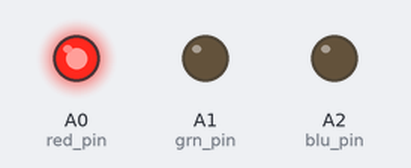
A sketch run on a simulated Arduino Uno, built with avr-gcc and run on an emulated ATmega328P. On the bench: output pins drawn as LEDs (lit = HIGH).

Above: at 0.2 s.
At 1.2 s:
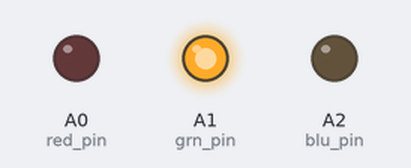
At 2.2 s:
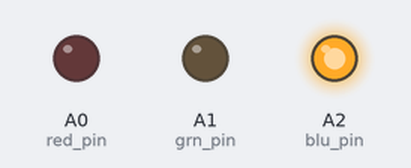
At 5.7 s:
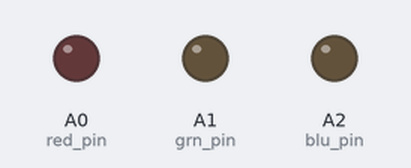
Timing chart, 0 to 6.9 s (numbered marks = the images above):
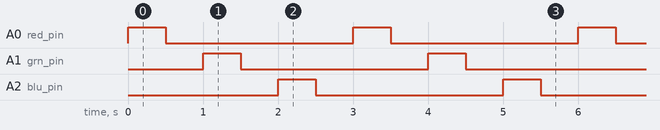

The sketch:

unit-tests.ino
```cpp
#include <Arduino.h>
#include <Wire.h>

int red_pin = A0;
int grn_pin = A1;
int blu_pin = A2;
bool first_run = true;
int cycle_count = 0;
//______________________________________________________________________________

void setup(){
  Wire.begin();

  Serial.begin(9600);
  pinMode(red_pin, OUTPUT);
  pinMode(grn_pin, OUTPUT);
  pinMode(blu_pin, OUTPUT);
}
//______________________________________________________________________________
void loop(){

  // initialize clock
  if (first_run == true) {
    first_run = false;
  }

  int on  = 0xFF;
  int off = 0x00;

  if (cycle_count % 3 == 0)
  {
    analogWrite(red_pin, on);
    analogWrite(grn_pin, 0);
    analogWrite(blu_pin, 0);
  }

  else if (cycle_count % 3 == 1)
  {
    analogWrite(red_pin, 0);
    analogWrite(grn_pin, on);
    analogWrite(blu_pin, 0);
  }

  else if (cycle_count % 3 == 2)
  {
    analogWrite(red_pin, 0);
    analogWrite(grn_pin, 0);
    analogWrite(blu_pin, on);
  }


  delay(500);

  analogWrite(red_pin, 0);
  analogWrite(grn_pin, 0);
  analogWrite(blu_pin, 0);

  delay(500);

  cycle_count++;

} 
```

Measured:
- by itself, A0 (red_pin), A1 (grn_pin), A2 (blu_pin): alternates HIGH for 0.50 s and LOW for 2.5 s
- by itself, everything shown: repeats every 3.0 s, in 6 steps
